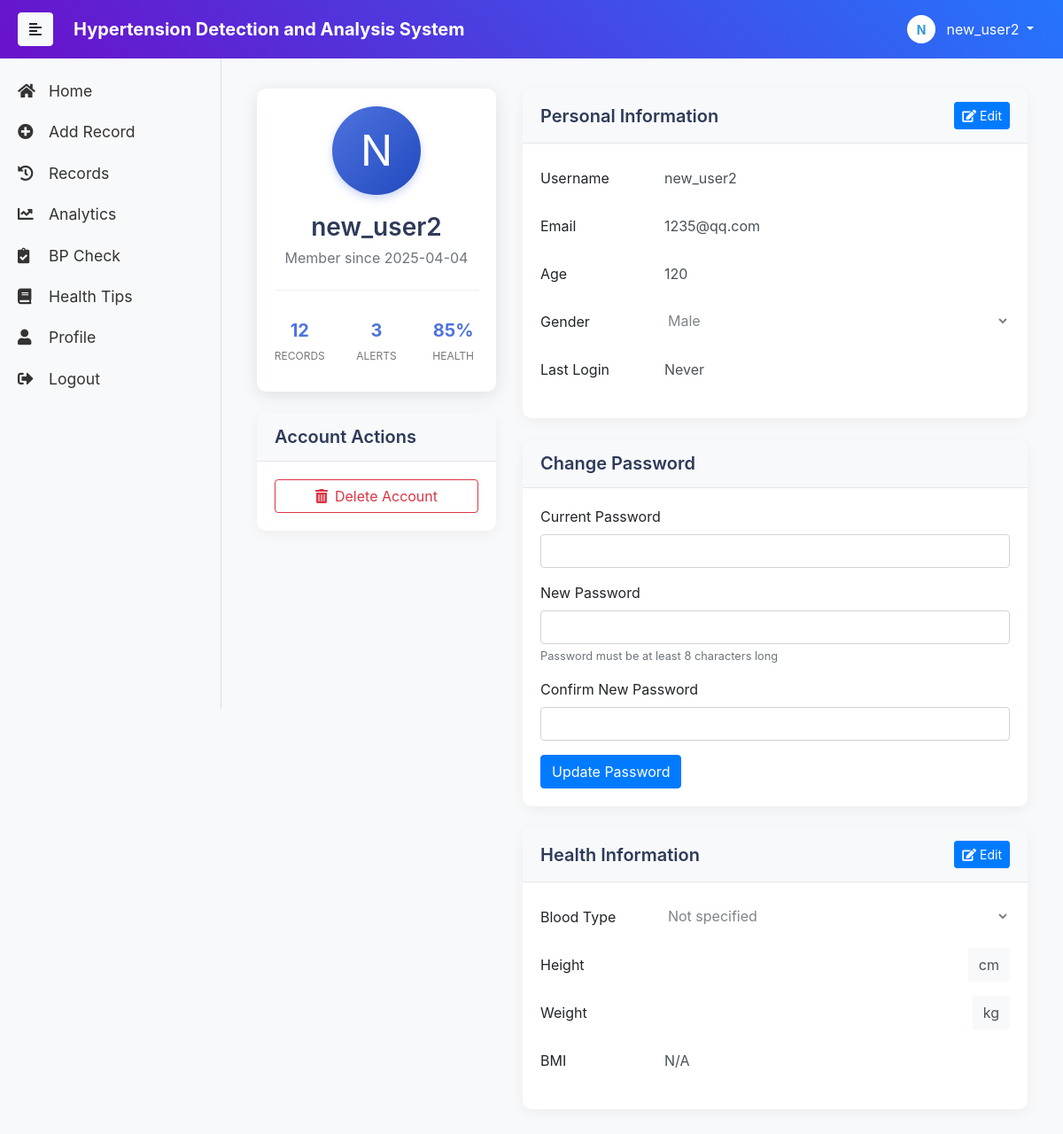
/profile (signed in), run on the app's committed database.
### app.py (models this page shows, shortened)
class User(db.Model, UserMixin):
    __tablename__ = 'users'
    id = db.Column(db.Integer, primary_key=True)
    username = db.Column(db.String(20), unique=True, nullable=False)
    email = db.Column(db.String(120), unique=True, nullable=False)
    password_hash = db.Column(db.String(128), nullable=False)
    is_active = db.Column(db.Boolean, default=True)
    created_at = db.Column(db.DateTime, default=datetime.utcnow)
    last_login = db.Column(db.DateTime)
    age = db.Column(db.Integer)
    gender = db.Column(db.Enum(GenderEnum))
    height = db.Column(db.Float)  # 单位: cm
    weight = db.Column(db.Float)  # 单位: kg
    blood_type = db.Column(db.Enum(BloodTypeEnum))
    has_hypertension = db.Column(db.Boolean, default=False)
    has_diabetes = db.Column(db.Boolean, default=False)
    is_smoker = db.Column(db.Boolean, default=False)
    family_history = db.Column(db.String(500))  # 家族病史
    @property
    def is_authenticated(self):
        return True
    @property
    def bmi(self):
        if self.height and self.weight:
            return round(self.weight / ((self.height/100) ** 2), 1)
        return None
    @property
    def password(self):
        raise AttributeError('password is not a readable attribute')

### app.py (the view)
@app.route('/profile')
@login_required
def personal_center():
    return render_template('profile.html', user=current_user)

### templates/profile.html (shortened to what this page needs)
{% extends "base.html" %}
{% block content %}
<link rel="stylesheet" href="{{ url_for('static', filename='css/profile.css') }}">
<div class="container-fluid">
    <div class="row">
        <div class="col-lg-4">
            <div class="card profile-card mb-4">
                <div class="card-body text-center">
                    <div class="profile-avatar">
                        {{ user.username[0]|upper }}
                    </div>
                    <h3 class="profile-username">{{ user.username }}</h3>
                    <p class="text-muted">Member since {{ user.created_at.strftime('%Y-%m-%d') }}</p>
                    <div class="profile-stats mt-4">
                        <div class="row">
                            <div class="col">
                                <strong>12</strong>
                                <span>Records</span>
                            </div>
                            <div class="col">
                                <strong>3</strong>
                                <span>Alerts</span>
                            </div>
                            <div class="col">
                                <strong>85%</strong>
                                <span>Health</span>
                            </div>
                        </div>
                    </div>
                </div>
            </div>
            <div class="card mb-4">
                <div class="card-header">
                    <h5>Account Actions</h5>
                </div>
                <div class="card-body">
                    <button class="btn btn-outline-danger btn-block" data-toggle="modal" data-target="#deleteAccountModal">
                        <i class="fas fa-trash-alt mr-2"></i>Delete Account
                    </button>
                </div>
            </div>
        </div>
        <div class="col-lg-8">
            <div class="card mb-4">
                <div class="card-header d-flex justify-content-between align-items-center">
                    <h5>Personal Information</h5>
                    <button class="btn btn-sm btn-primary" id="editPersonalInfoBtn">
                        <i class="fas fa-edit mr-1"></i>Edit
                    </button>
                </div>
                <div class="card-body">
                    <form id="personalInfoForm" action="{{ url_for('update_profile') }}" method="POST">
                        <div class="form-group row">
                            <label class="col-sm-3 col-form-label">Username</label>
                            <div class="col-sm-9">
                                <input type="text" class="form-control-plaintext" id="username" name="username"
                                       value="{{ user.username }}" readonly>
                            </div>
                        </div>
                        <div class="form-group row">
                            <label class="col-sm-3 col-form-label">Email</label>
                            <div class="col-sm-9">
                                <input type="email" class="form-control-plaintext" id="email" name="email"
                                       value="{{ user.email }}" readonly>
                            </div>
                        </div>
                        <div class="form-group row">
                            <label class="col-sm-3 col-form-label">Age</label>
                            <div class="col-sm-9">
                                <input type="number" class="form-control-plaintext" id="age" name="age"
                                       value="{{ user.age if user.age else '' }}" readonly>
                            </div>
                        </div>
                        <div class="form-group row">
                            <label class="col-sm-3 col-form-label">Gender</label>
                            <div class="col-sm-9">
                                <select class="form-control-plaintext" id="gender" name="gender" disabled>
                                    <option value="male" {% if user.gender and user.gender.value == 'male' %}selected{% endif %}>Male</option>
                                </select>
                            </div>
                        </div>
                        <div class="form-group row">
                            <label class="col-sm-3 col-form-label">Last Login</label>
                            <div class="col-sm-9">
                                <input type="text" class="form-control-plaintext"
                                       value="{{ user.last_login.strftime('%Y-%m-%d %H:%M') if user.last_login else 'Never' }}" readonly>
                            </div>
                        </div>
                    </form>
                </div>
            </div>
            <div class="card mb-4">
                <div class="card-header">
                    <h5>Change Password</h5>
                </div>
                <div class="card-body">
                    <form id="changePasswordForm" action="{{ url_for('change_password') }}" method="POST">
                        <div class="form-group">
                            <label for="currentPassword">Current Password</label>
                            <input type="password" class="form-control" id="currentPassword" name="currentPassword" required>
                        </div>
                        <div class="form-group">
                            <label for="newPassword">New Password</label>
                            <input type="password" class="form-control" id="newPassword" name="newPassword" required>
                            <small class="form-text text-muted">Password must be at least 8 characters long</small>
                        </div>
                        <div class="form-group">
                            <label for="confirmPassword">Confirm New Password</label>
                            <input type="password" class="form-control" id="confirmPassword" name="confirmPassword" required>
                        </div>
                        <button type="submit" class="btn btn-primary">Update Password</button>
                    </form>
                </div>
            </div>
            <div class="card">
                <div class="card-header d-flex justify-content-between align-items-center">
                    <h5>Health Information</h5>
                    <button class="btn btn-sm btn-primary" id="editHealthInfoBtn">
                        <i class="fas fa-edit mr-1"></i>Edit
                    </button>
                </div>
                <div class="card-body">
                    <form id="healthInfoForm">
                        <div class="form-group row">
                            <label class="col-sm-3 col-form-label">Blood Type</label>
                            <div class="col-sm-9">
                                <select class="form-control-plaintext" id="bloodType" name="bloodType" disabled>
                                    <option value="">Not specified</option>
                                </select>
                            </div>
                        </div>
                        <div class="form-group row">
                            <label class="col-sm-3 col-form-label">Height</label>
                            <div class="col-sm-9">
                                <div class="input-group">
                                    <input type="number" step="0.1" class="form-control-plaintext" id="height" name="height"
                                           value="{{ user.height if user.height else '' }}" readonly>
                                    <div class="input-group-append">
                                        <span class="input-group-text">cm</span>
                                    </div>
                                </div>
                            </div>
                        </div>
                        <div class="form-group row">
                            <label class="col-sm-3 col-form-label">Weight</label>
                            <div class="col-sm-9">
                                <div class="input-group">
                                    <input type="number" step="0.1" class="form-control-plaintext" id="weight" name="weight"
                                           value="{{ user.weight if user.weight else '' }}" readonly>
                                    <div class="input-group-append">
                                        <span class="input-group-text">kg</span>
                                    </div>
                                </div>
                            </div>
                        </div>
                        <div class="form-group row">
                            <label class="col-sm-3 col-form-label">BMI</label>
                            <div class="col-sm-9">
                                <input type="text" class="form-control-plaintext" value="{{ user.bmi if user.bmi else 'N/A' }}" readonly>
                            </div>
                        </div>
                    </form>
                </div>
            </div>
        </div>
    </div>
</div>
{% endblock %}

### templates/base.html (shortened to what this page needs)
<!DOCTYPE html>
<html lang="en">
<head>
    <link href="https://stackpath.bootstrapcdn.com/bootstrap/4.5.2/css/bootstrap.min.css" rel="stylesheet">
    <link rel="stylesheet" href="https://cdnjs.cloudflare.com/ajax/libs/font-awesome/5.15.4/css/all.min.css">
    <link rel="stylesheet" href="{{ url_for('static', filename='css/styles.css') }}">
</head>
<body>
    <nav class="navbar navbar-expand-lg navbar-dark bg-gradient">
        <button type="button" id="sidebarCollapse" class="btn btn-light">
            <i class="fas fa-align-left"></i>
        </button>
        <a class="navbar-brand ml-2" href="#" style="font-weight: bolder; padding-left: 15px;">Hypertension Detection and Analysis System</a>
        <div class="ml-auto">
            {% if current_user.is_authenticated %}
            <div class="dropdown">
                <button class="btn dropdown-toggle text-white" type="button" id="userDropdown" data-toggle="dropdown" aria-haspopup="true" aria-expanded="false">
                    <div class="user-avatar">
                        {{ current_user.username[0]|upper }}
                    </div>
                    <span class="ml-2">{{ current_user.username }}</span>
                </button>
            </div>
            {% else %}
            <div class="d-flex">
                <a href="{{ url_for('login') }}" class="btn btn-outline-light mr-2">Login</a>
                <a href="{{ url_for('register') }}" class="btn btn-light">Register</a>
            </div>
            {% endif %}
        </div>
    </nav>
    <div class="wrapper">
        <nav id="sidebar">
            <ul class="list-unstyled components">
                <li><a href="{{ url_for('index') }}"><i class="fas fa-home" id="fa_home" style="width: 30px;"></i> Home</a></li>
                <li><a href="{{ url_for('add_record') }}"><i class="fas fa-plus-circle" style="width: 30px;"></i> Add Record</a></li>
                <li><a href="{{ url_for('history') }}"><i class="fas fa-history" style="width: 30px;"></i> Records</a></li>
                <li><a href="{{ url_for('data_analysis') }}"><i class="fas fa-chart-line" style="width: 30px;"></i> Analytics</a></li>
                <li><a href="{{ url_for('blood_pressure_assessment') }}"><i class="fas fa-clipboard-check" style="width: 30px;"></i> BP Check</a></li>
                <li><a href="{{ url_for('health_tips') }}"><i class="fas fa-book" style="width: 30px;"></i> Health Tips</a></li>
                {% if current_user.is_authenticated %}
                <li><a href="{{ url_for('personal_center') }}"><i class="fas fa-user" style="width: 30px;"></i> Profile</a></li>
                <li><a href="{{ url_for('logout') }}"><i class="fas fa-sign-out-alt" style="width: 30px;"></i> Logout</a></li>
                {% else %}
                <li><a href="{{ url_for('login') }}"><i class="fas fa-sign-in-alt" style="width: 30px;"></i> Login</a></li>
                <li><a href="{{ url_for('register') }}"><i class="fas fa-user-plus" style="width: 30px;"></i> Sign Up</a></li>
                {% endif %}
            </ul>
        </nav>
        <div id="content">
            <div class="container-fluid">
                {% block content %}{% endblock %}
            </div>
        </div>
    </div>
</body>
</html>

### data on the page
User: username "N", username "new_user2", created_at "2025-04-04", email "1235@qq.com", age "120", gender "Male", last_login "Never", height "N/A"
